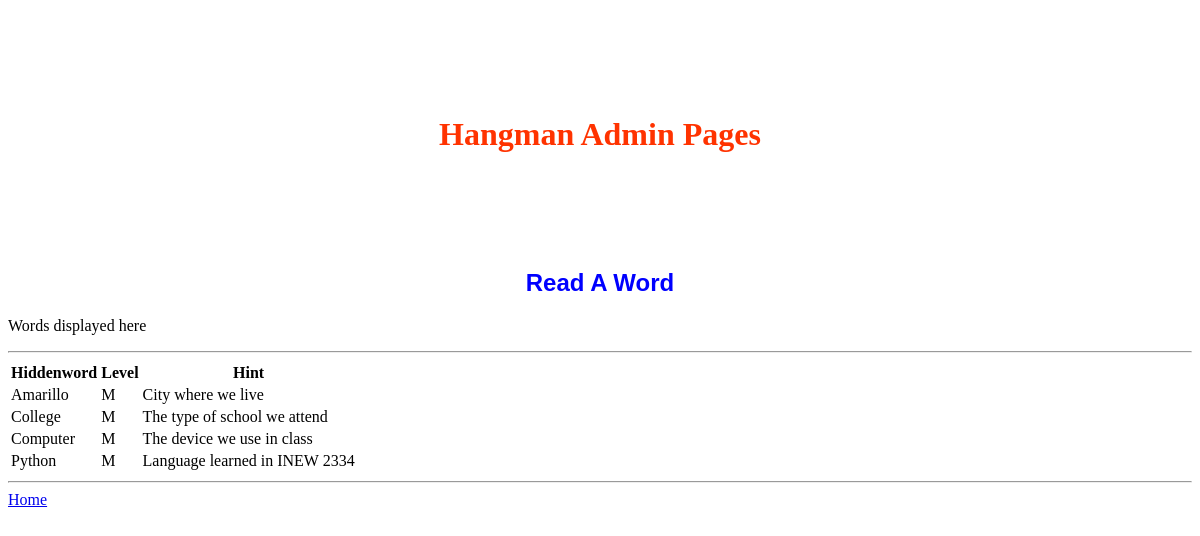
Page /read/M on the committed database.
### tables this page shows
CREATE TABLE words (hiddenword TEXT PRIMARY KEY NOT NULL, level TEXT NOT NULL, hint TEXT);

### JeanNgirakwizeraLab7 2/app.py (the view)
@app.route("/read/<string:flag>")
def read(flag):
    print(flag)
    wordinfo = ""
    search = ""
    if flag == "all":
        search = "SELECT * FROM  words ORDER BY hiddenword"
    elif flag == "E":
        search = "SELECT * FROM  words WHERE level = 'E' ORDER BY hiddenword"
    elif flag == "M":
        search = "SELECT * FROM  words WHERE level = 'M' ORDER BY hiddenword"
    elif flag == "H":
        search = "SELECT * FROM  words WHERE level = 'H' ORDER BY hiddenword"
    wordinfo = Hangman_read.read_data(search)
    return render_template("read.html", wordinfo=wordinfo)

### JeanNgirakwizeraLab7 2/Hangman_read.py (called while the page is built)
def read_data(searchString):
    print(searchString)
    conn = None
    results = []
    try:
        conn = sqlite3.connect('hangmanwords.db')
        cur = conn.cursor()
        cur.execute(searchString)
        results = cur.fetchall()
        print(results)
    except sqlite3.Error as err:
        print('Database Error', err)
    finally:
        if conn != None:
            conn.close()
    return results

### JeanNgirakwizeraLab7 2/templates/read.html
<!DOCTYPE html>
<html>
<head>
    <link rel="stylesheet" href="/static/css/styles.css">
</head>
<body>
    <h1>Hangman Admin Pages</h1>
    <h2>Read A Word</h2>
    <p>Words displayed here</p>
    <hr>
    <table>
        <tr>
        <th>Hiddenword</th>
        <th>Level</th>
        <th>Hint</th>
        </tr>
        {% for word in wordinfo %}
        <tr><td>{{word[0]}}</td><td>{{word[1]}}</td><td>{{word[2]}}</td></tr>
        {% endfor %}
    </table>
    <hr>
    <a href="/">Home</a>
</body>
</html>

### JeanNgirakwizeraLab7 2/static/css/styles.css (style rules this page uses)
h1 { color: rgb(255, 51, 0); font-family:cursive; padding-top:8%; text-align:center; }
h2 { color: blue; font-family:'Franklin Gothic Medium', 'Arial Narrow', Arial, sans-serif; padding-top:8%; text-align:center; }

### rows in the picture
words: hiddenword "Amarillo", level "M", hint "City where we live"
words: hiddenword "College", level "M", hint "The type of school we attend"
words: hiddenword "Computer", level "M", hint "The device we use in class"
words: hiddenword "Python", level "M", hint "Language learned in INEW 2334"
